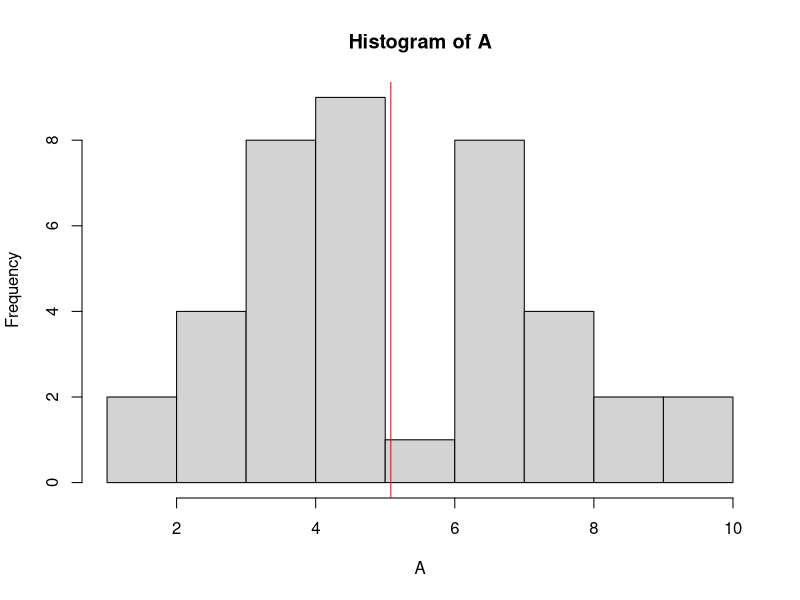
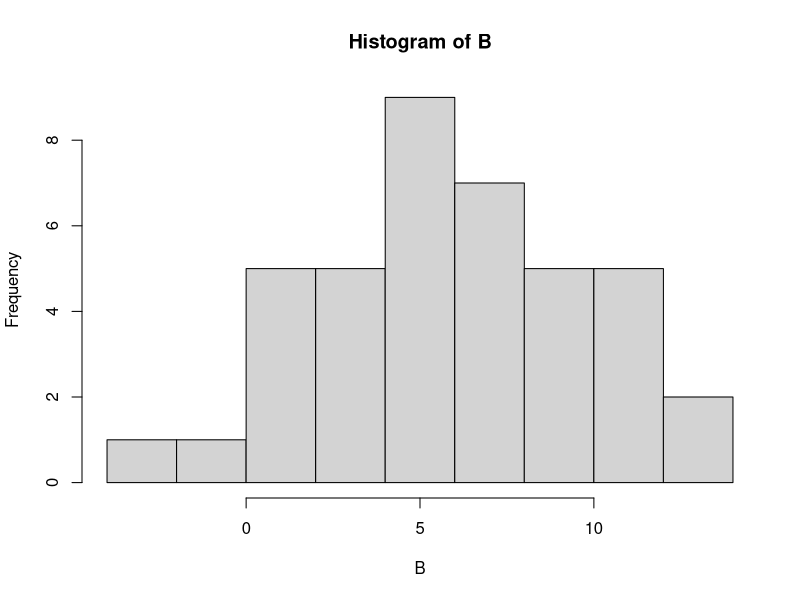
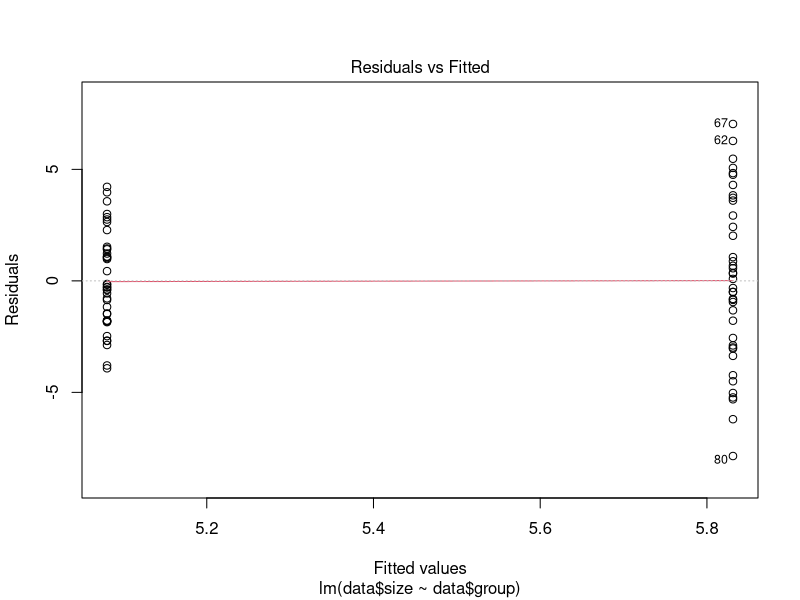
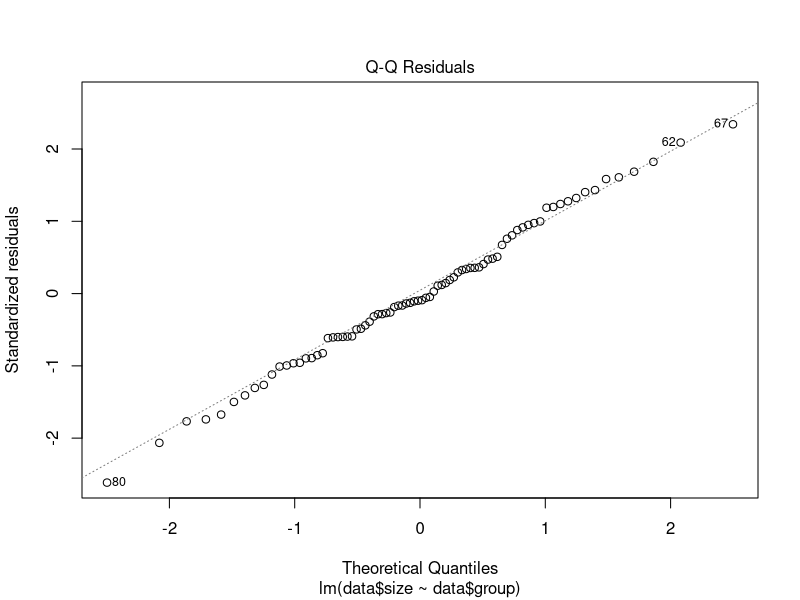
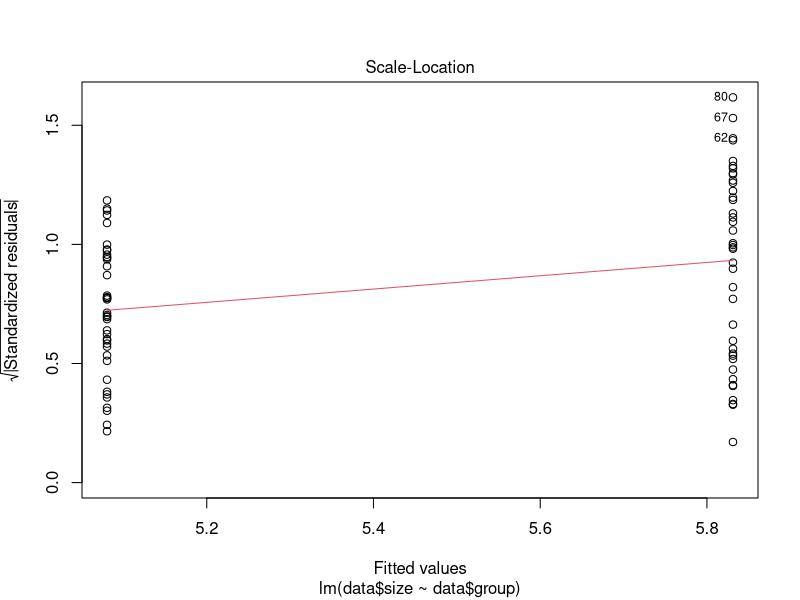
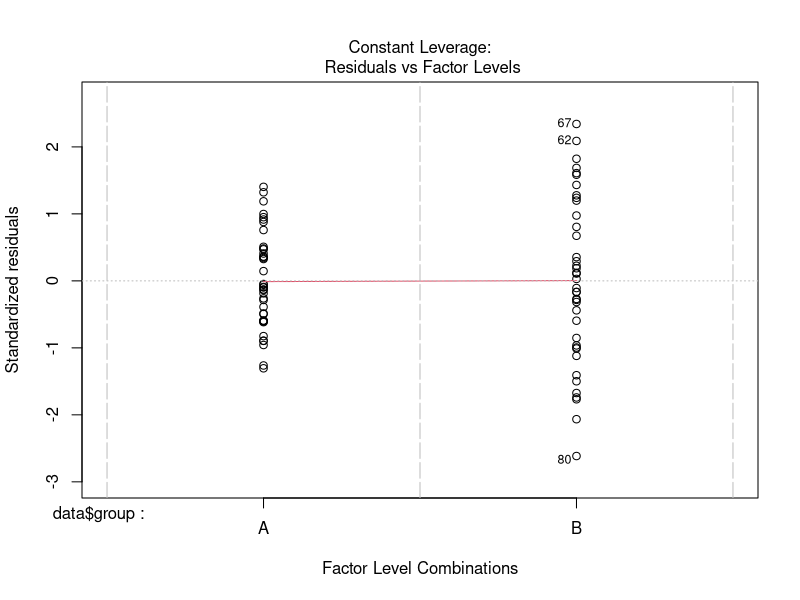
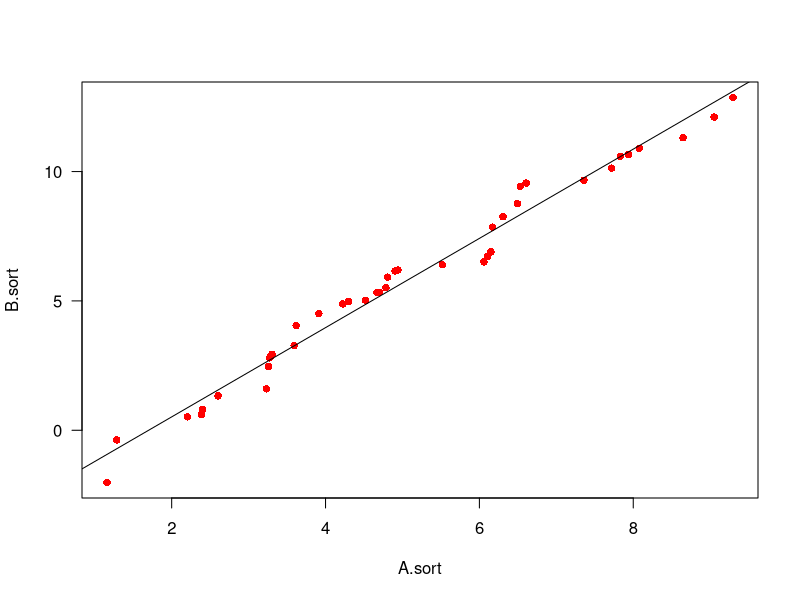

These figures' R source, in order:
#
# simulate data
#

nA <- 40 # has to be an even number
nB <- 40 # this can be any positive integer

# step 1 the data
A <- c(rnorm(nA/2, 5, 2), rnorm(nA/2, 5, 2))
hist(A)
mean(A)
abline(v=mean(A), col = "red")
# bimodal distribution!
B <- rnorm(nB, 6, 4)
hist(B)
mean(B)

# add to data frame
data <- cbind.data.frame(rep(c("A", "B"), c(nA, nB)), c(A, B))
head(data)
colnames(data) <- c("group", "size")
str(data)

model.1 <- lm(data$size ~ data$group)
summary(model.1)
# extract data from model loutput object
str(model.1)
model.1$
model.1$coefficients
model.1$coefficients[1]
# look at different model assumptions
plot(model.1)


#
#
#

# look at regression
A.sort <- sort(A,decreasing = FALSE)
B.sort <- sort(B,decreasing = FALSE)
plot(A.sort, B.sort, col = "red", pch = 16, las = 1 )
# regression analysis, assuming A is the explanatory variable, B is the response
model.regr.1 <- lm(B.sort ~ A.sort)
summary(model.regr.1)
# plot the regression line through the plot
abline(model.regr.1)


